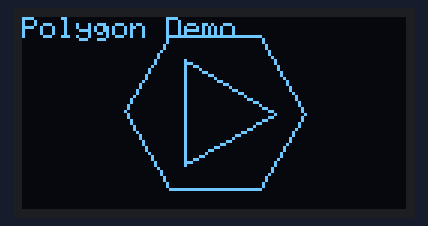
Simulated run of this program. Board: Seeed XIAO ESP32-C3. On the bench: 128×64 one-colour display.

Above: at 0.3 s.

The program:

main.cpp
```cpp
#include <Wire.h>
#include <Adafruit_GFX.h>
#include <Adafruit_SSD1306.h>

// OLED display width and height, change if yours differs
#define SCREEN_WIDTH 128
#define SCREEN_HEIGHT 64

// I2C address for most SSD1306 displays
#define OLED_ADDR   0x3C

// For XIAO ESP32C3, SDA = 6, SCL = 7
#define OLED_SDA    6
#define OLED_SCL    7

#define OLED_RESET -1

// Create the display object
Adafruit_SSD1306 display(SCREEN_WIDTH, SCREEN_HEIGHT, &Wire, OLED_RESET);

void drawPolygon(int16_t cx, int16_t cy, int16_t radius, int sides) {
  if (sides < 3) return;  // need at least 3 sides

  float angleStep = 2 * PI / sides;
  int16_t x0 = cx + radius * cos(0);
  int16_t y0 = cy + radius * sin(0);

  for (int i = 1; i <= sides; i++) {
    float angle = i * angleStep;
    int16_t x1 = cx + radius * cos(angle);
    int16_t y1 = cy + radius * sin(angle);
    display.drawLine(x0, y0, x1, y1, SSD1306_WHITE);
    x0 = x1;
    y0 = y1;
  }
}

void setup() {
  Serial.begin(115200);

  delay(200);

  // Set I2C pins before any I2C operation
  Wire.begin(OLED_SDA, OLED_SCL);

  if (!display.begin(SSD1306_SWITCHCAPVCC, OLED_ADDR)) {
    Serial.println(F("SSD1306 allocation failed"));
    while (1);
  }

  display.clearDisplay();
  // Draw title
  display.setTextSize(1);
  display.setTextColor(SSD1306_WHITE);
  display.setCursor(0, 0);
  display.println(F("Polygon Demo"));

  // Draw polygons
  drawPolygon(64, 32, 20, 3); // triangle
  drawPolygon(64, 32, 30, 6); // hexagon overlay

  display.display();
}

void loop() {
  // nothing here
}
```
